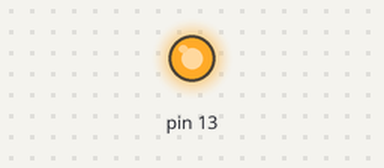
A sketch run on a simulated Arduino Uno, built with avr-gcc and run on an emulated ATmega328P. On the bench: output pins drawn as LEDs (lit = HIGH).

Above: at 0.1 s.
At 39.1 s:
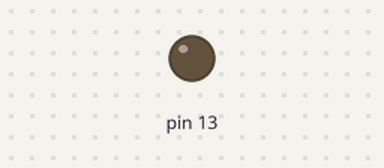
Timing chart, 0 to 40.0 s (numbered marks = the images above):
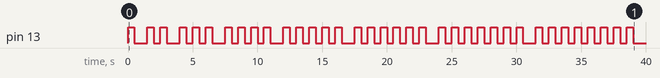

The sketch:

l_chika.ino
```cpp
int count = 0;
int interval = 500;

void setup() {
  // put your setup code here, to run once:
  pinMode(13,OUTPUT);
}

void loop() {
  // put your main code here, to run repeatedly:
  while(count < 100){
    count++;
    led_blink(count,interval);
    delay(interval);
  }
}

void led_blink(int count,int interval){
  int i;
  for(i=0; i<count; i++){
    digitalWrite(13,HIGH);
    delay(interval);
    digitalWrite(13,LOW);
    delay(interval);
  }
}
```

Measured:
- by itself, pin 13: LOW → HIGH at 0.00 s, → LOW 0.50 s later, → HIGH 1.0 s later, → LOW 0.50 s later, … (72 changes in this stretch)
